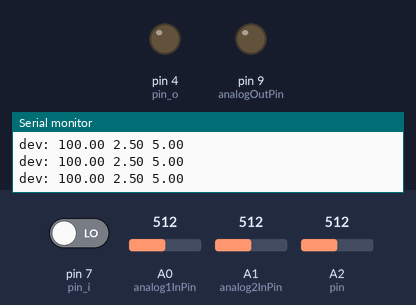
Simulated run of this sketch. Board: Arduino Uno, built with avr-gcc and run on an emulated ATmega328P. On the bench: output pins drawn as LEDs (lit = HIGH), the last lines printed to the serial monitor. The test bench sets the inputs (shaded band); at power-on: pin 7 (pin_i) LOW, A0 (analog1InPin) = 512, A1 (analog2InPin) = 512, A2 (pin) = 512.

Above: at 1.2 s.
1.3 s: pin 7 (pin_i) driven HIGH
At 1.7 s:
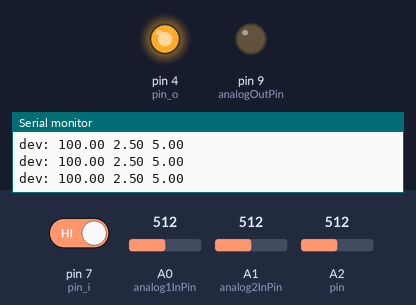
4.3 s: A0 (analog1InPin) set to 716
At 5.5 s:
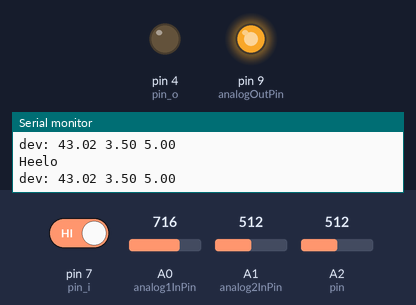
5.8 s: A0 (analog1InPin) set to 511
At 6.2 s:
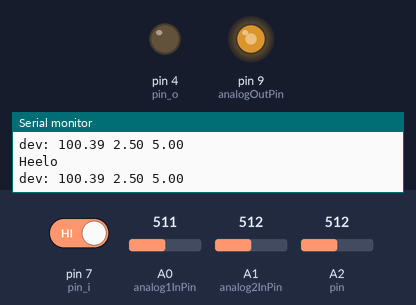
7.3 s: A0 (analog1InPin) set to 306
At 8.4 s:
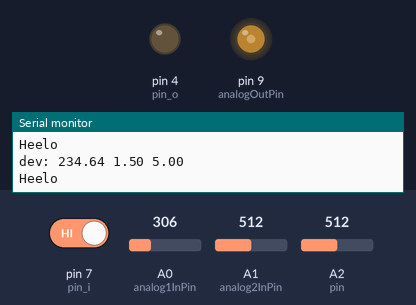
8.8 s: A0 (analog1InPin) set to 122
At 9.5 s:
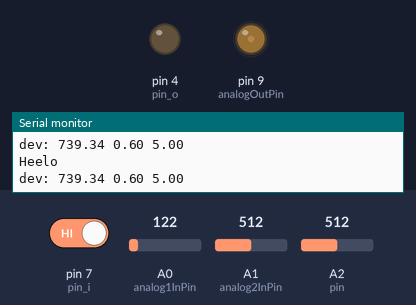
Timing chart, 0 to 11.8 s (numbered marks = the images above; inputs shaded):
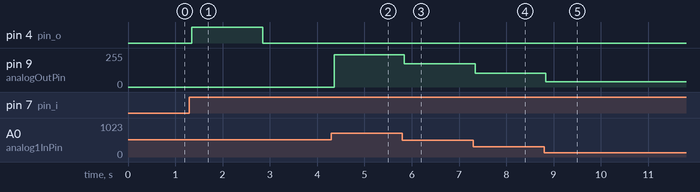

The sketch:

Ready_to_drive_APPS_dualPot.ino
```cpp
#define pin_i 7               // input pin from PTS
#define pin_o 4               // Output pin to buzzer
#define pin A2
float bar;

const int analog1InPin = A0;  // Analog input pin that the potentiometer 1 is attached to
const int analog2InPin = A1;  // Analog input pin that the potentiometer 2 is attached to
const int analogOutPin = 9;  // Analog output pin that the LED is attached to

int sensor1Value = 0;        // value read from the pot1
int sensor2Value = 0;        // value read from the pot2
int Thr1 = 0;        // value output1 to the PWM (analog out)
int Thr2 = 0;        // value output2 to the PWM (analog out)
float pot1;
float pot2;

int ctr = 0;                    // counter for activating APPS


void setup()
{
  Serial.begin(9600);
  pinMode(pin_i, INPUT);
  pinMode(pin_o, OUTPUT);
}

void loop()
{
  int x = digitalRead(pin_i);
  float a = analogRead(pin);
  bar = map(a, 210, 1023, 0, 200);
  //Serial.println(bar);

  sensor1Value = analogRead(analog1InPin);
  sensor2Value = analogRead(analog2InPin);
  //Serial.print(sensor1Value);
  //Serial.print(" ");
  //Serial.println(sensor2Value);
  pot1 = sensor1Value * 5.0/1023;
  pot2 = 2*sensor2Value * 5.0/1023;
  //if (pot1<=1)
  //{
    //sensor1Value = pot1 * 1023/5.0;
  //}
  //Serial.print(pot1);
  //Serial.print(" ");
  //Serial.println(pot2);
  float dev = calcError(pot1, pot2);

  Serial.print("dev: ");
  Serial.print(dev);
  Serial.print(" ");
  Serial.print(pot1);
  Serial.print(" ");
  Serial.print(pot2);
  Serial.println("");

  if (ctr == 0)
  {

    if (x == HIGH && bar >= 15)
    {

      ctr = 1;
      //Serial.println("Heelo3");
    }
  }
  if (ctr == 1)
  {
    digitalWrite(pin_o, HIGH);
    delay(1500);
    digitalWrite(pin_o, LOW);
    ctr = 2;
    Serial.println("Ready Drive mode enabled!");
    delay(25);
  }
  if (ctr == 2)
  {
    //Serial.println("Heelo0");
    if (sensor1Value != sensor2Value)
    {
      //Serial.println("Heelo1");
      if (dev <= 2000)
      {
        // read the analog in value:
        // map it to the range of the analog out:
        Serial.println("Heelo");
        if (sensor1Value > 750)
        {
          sensor1Value = 750;
        }
        Thr1 = map(sensor1Value, 0, 750, 0, 255);
        // change the analog out value:
        analogWrite(analogOutPin, Thr1);
      }
      else
      {
        Serial.println("Error: Deviation of more than 10%");
      }
    }
    else
    {
      Serial.println("Error: Signal lines of both the pot is shorted");
    }
  }
}

float calcError(float x, float y)
{

  float error = abs(x - y) / x;
  return error * 100;
}
```

Measured:
- after the input at 1.3 s, pin 4 (pin_o): LOW → HIGH at once, → LOW 1.5 s later
- after the input at 4.3 s, pin 9 (analogOutPin): 0/255 → 243/255 after 0.06 s
- after the input at 5.8 s, pin 9 (analogOutPin): 243/255 → 173/255 at once
- after the input at 7.3 s, pin 9 (analogOutPin): 173/255 → 104/255 at once
- after the input at 8.8 s, pin 9 (analogOutPin): 104/255 → 41/255 at once
